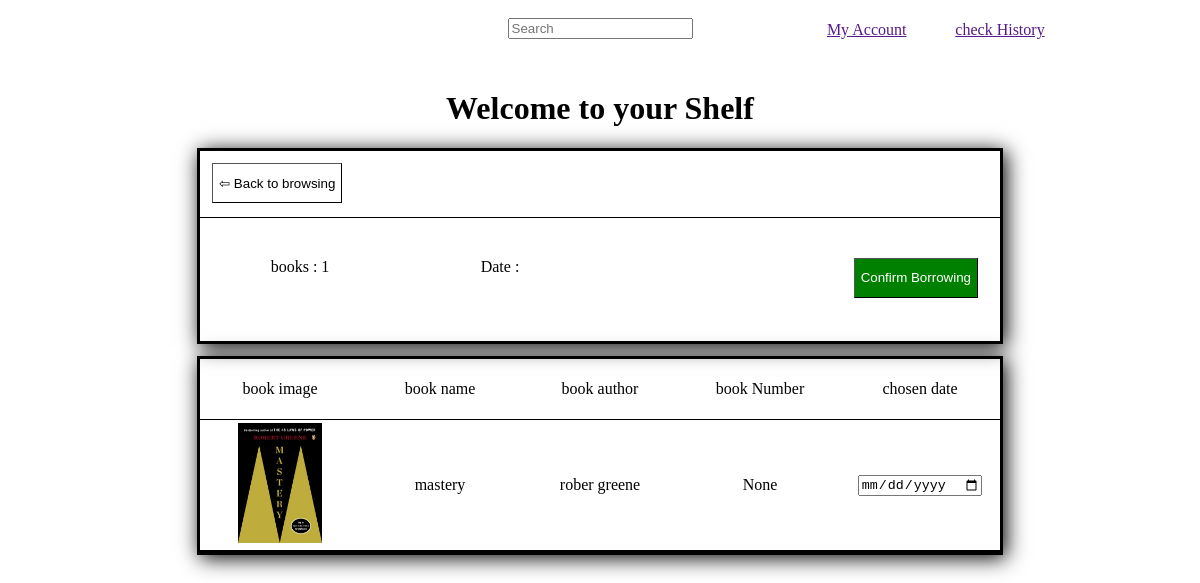
The app's page /pages/myshelf/ (signed in), older data.
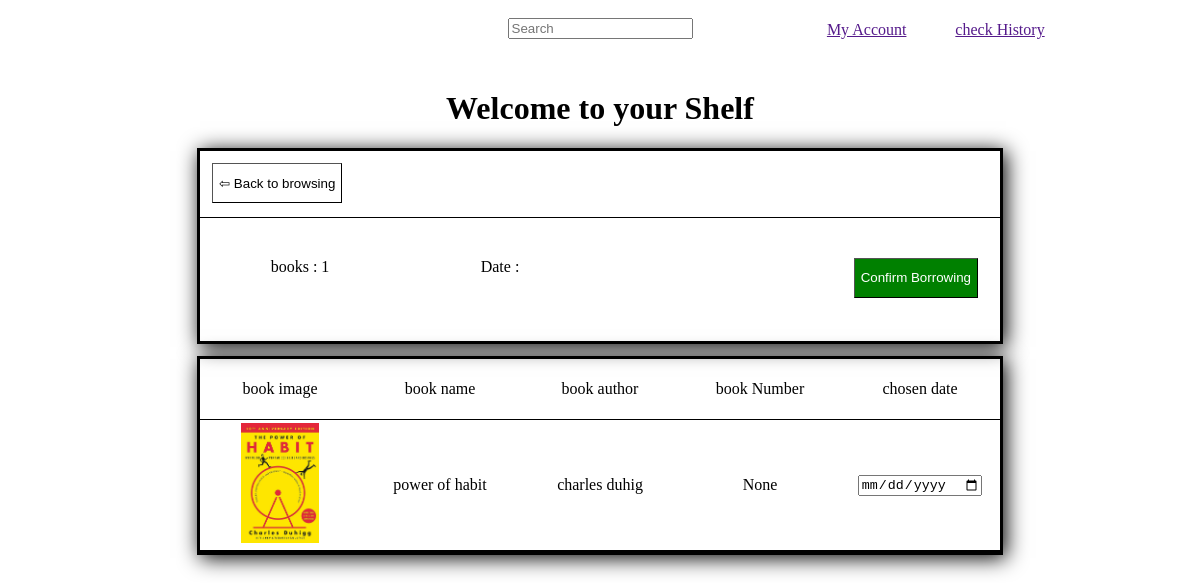
The same page, newer data.
### library/models.py (models this page shows, shortened)
class EmpruntItem(models.Model):
  book = models.ForeignKey(Book, on_delete=models.SET_NULL, blank=True, null=True)
  emprunt = models.ForeignKey(Emprunt, on_delete=models.SET_NULL, blank=True, null=True)
  date_added = models.DateTimeField(auto_now_add=True)
  quantity = models.IntegerField(default=0, null=True, blank=True)

class Book(models.Model):
  title = models.CharField(max_length=30, null=True)
  author = models.CharField(max_length=30, null=True)
  category = models.CharField(max_length=30, null=True)
  ISBN = models.CharField(max_length=30, null=True)
  status = models.CharField(max_length=30, null=True)
  image = models.ImageField(null=True, blank=True)
  @property
  def imageURL(self):
    try:
        url = self.image.url
    except:
        url = ''
    return url

### library/views.py (the view)
# urls.py: path('myshelf/',views.shelf, name='myshelf'),
def shelf(request):
    if request.user.is_authenticated:
        customer = request.user.customer
        emprunt, created = Emprunt.objects.get_or_create(customer=customer, complete=False)
        items = emprunt.empruntitem_set.all()
    else:
        items =[]
    context = {'items':items}
    return render(request,'library/html/myshelf.html', context)

### library/templates/library/html/myshelf.html (shortened to what this page needs)
<!DOCTYPE html>
<html lang="en">
<head>
  {% load static%}
    <link rel="stylesheet" href="{% static 'css/myshelf.css'%}">
    <link rel="stylesheet" href="{% static 'css/home.css'%}">
</head>
<body>
  <div class="header">
    <div>
    </div>
    <div class="headersearch">
      <input placeholder="Search" type="text" name="" id="">
    </div>
    <div class="headeritems">
      <div><a href=""><p>My Account</p></a></div>
      <div><a href=""><p>check History</p></a></div>
    </div>
  </div>
  <div class="upper-part">
    <h1> Welcome to your Shelf</h1>
  </div>
  <div class="the-shelf-content">
    <div class="container-1">
      <div class="wherethereturnis">
        <a href="{% url 'home' %}"><button class="back-to-browsing-button">⇦ Back to browsing</button></a>
      </div>
      <div class="wherethebooksare">
        <div class="state">books : 1 </div>
        <div class="state">Date : </div>
        <div class="state"><a href="{% url 'confirmation' %}"><button class="confirm-button">Confirm Borrowing</button></a></div>
      </div>
    </div>
    <div class="container-2">
      <div class="container-2-elements">
        <div>book image</div>
        <div>book name</div>
        <div>book author</div>
        <div>book Number</div>
        <div>chosen date</div>
      </div>
      <div class="container-items">
        {% for item in items %}
        <div class="container-2-placement">
          <div><img class="check-img" src="{{item.book.imageURL}}" alt=""></div>
          <div>{{item.book.title}}</div>
          <div>{{item.book.author}}</div>
          <div>{{item.quantity}}</div>
          <div><input type="date" name="" id=""></div>
        </div>
        {% endfor %}
      </div>
    </div>
  </div>
</body>
</html>

Row changes from the older to the newer data that the page shows:
changed EmpruntItem "None": book.imageURL: a different picture; book "mastery" → "power of habit"; book.author "rober greene" → "charles duhig"
